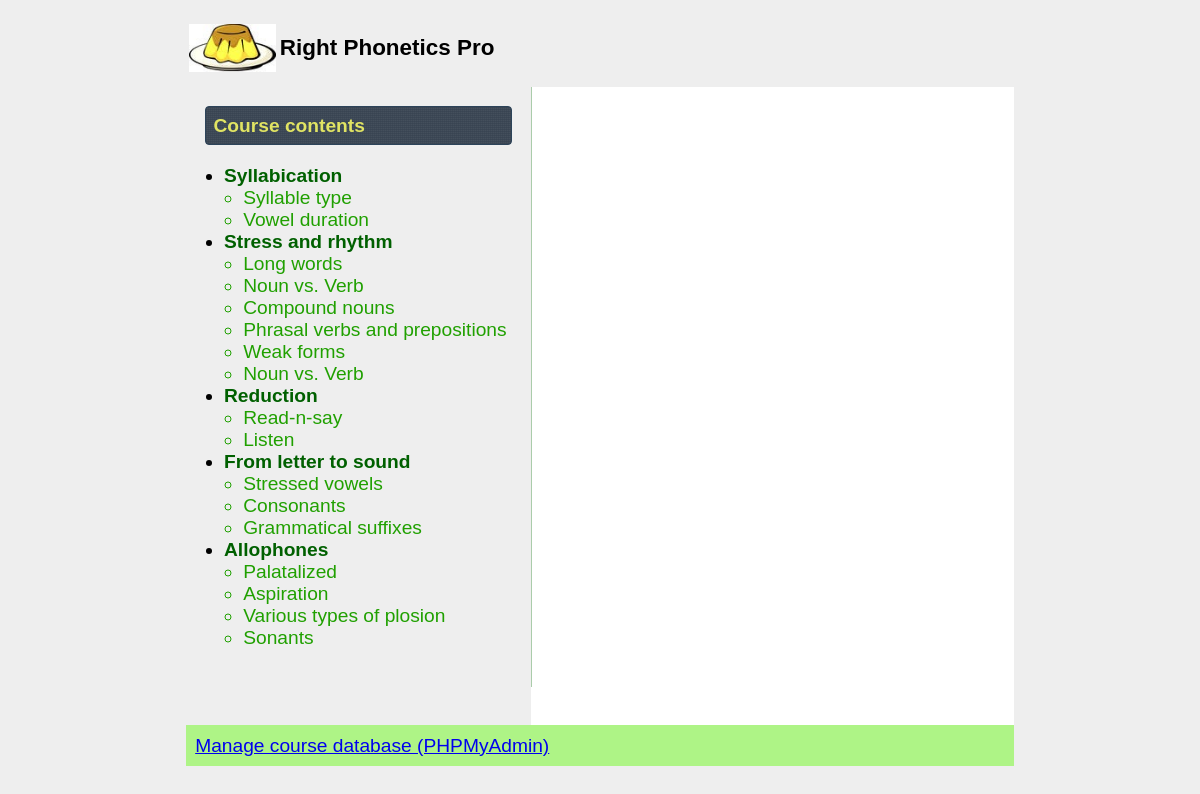
The page /course_leg.php on the database its author committed.
### tables this page shows
create table `units`(`id_unit` int primary key auto_increment, `name_unit` varchar(64));

create table `lessons`(`id_unit` int, `id_lesson` int, `name_lesson` varchar(64), primary key(`id_unit`, `id_lesson`));

### course_leg.php (the view, shortened to what this page needs)
<?php
	require('./header.php');
?>
<body>
	<div id="container" class="ui-widget">
		<div class="ui-widget" style="text-align:left; margin-top:0;">
		<table><tr><td><img src="./img/pudding-2.jpg" height="48px"></td><td>
<?php
			echo('<h3>' . APP_NAME . '</h3>');
?>
		</td></tr></table>
		</div>
		<div id="left-panel" class="ui-widget">
<?php
		echo '<div class="ui-widget-header ui-corner-all ui-helper-clearfix" style="padding:0.4em;"><span>Course contents</span></div>';
		echo '<div>';
			$result = mysql_query('SELECT id_unit, name_unit FROM units;');
			echo '<ul id="activity_menu">';
			while ($row = mysql_fetch_row($result))
			{
				$idu = $row[0];
				echo '<li><span>' . $row[1] . '</span>';
					$result2 = mysql_query('SELECT id_lesson, name_lesson FROM lessons WHERE id_unit=' . $idu . ';');
					echo '<ul>';
					while ($row2 = mysql_fetch_row($result2))
					{
						$idl = $row2[0];
						$iditem = (100*$idu+$idl);
						$itemclass = 'exercise-handle';
						echo '<li class="' . $itemclass . '" id="' . $iditem . '" href=# onclick="SelectLesson(' . $idu . ', ' . $idl . ');">' . $row2[1] . '</li>';
					}
					echo '</ul>';
				echo '</li>';
			}
			echo '</ul>';
		echo '</div>';
?>
		</div>
		<div id="content">
		</div>
		<div id="footer">
<?php
			echo '<div style="display:table;">';
			echo '<div style="display:table-cell;"><a href="' . PMA_LINK . '" target="_blank">Manage course database (PHPMyAdmin)</a></div>';
			echo '</div>';
?>
		</div>
	</div>
</body>
<?php
	require('./footer.php');
?>

### css/pagestyle.css (style rules this page uses)
ul { padding-left:1em; }
body { background: #eee; }
.collapsible { color:#006000; font-weight:800; text-decoration: none; list-style-image: none; cursor: pointer; }
li.exercise-handle { color:#20a000; }
#container { width:70%; margin:10px auto; }
#content { margin-left: 18em; padding: 1em; min-width: 16em; max-width: 36em; min-height: 600px; background: white; }
#left-panel { float: left; width: 16em; margin: 0; padding: 1em; height: 100%; border-right: 1px solid #aca; }
#footer { clear: both; margin: 0; padding: .5em; color: #333; background-color:#aef486; text-align:right; }

### rows shown on the page
units: name_unit "Syllabication"
lessons: name_lesson "Syllable type"
lessons: name_lesson "Vowel duration"
units: name_unit "Stress and rhythm"
lessons: name_lesson "Long words"
lessons: name_lesson "Noun vs. Verb"
lessons: name_lesson "Compound nouns"
lessons: name_lesson "Phrasal verbs and prepositions"
lessons: name_lesson "Weak forms"
lessons: name_lesson "Noun vs. Verb"
units: name_unit "Reduction"
lessons: name_lesson "Read-n-say"
lessons: name_lesson "Listen"
units: name_unit "From letter to sound"
lessons: name_lesson "Stressed vowels"
lessons: name_lesson "Consonants"
lessons: name_lesson "Grammatical suffixes"
units: name_unit "Allophones"
lessons: name_lesson "Palatalized"
lessons: name_lesson "Aspiration"
lessons: name_lesson "Various types of plosion"
lessons: name_lesson "Sonants"

### other values the page prints
APP_NAME "Right Phonetics Pro"
